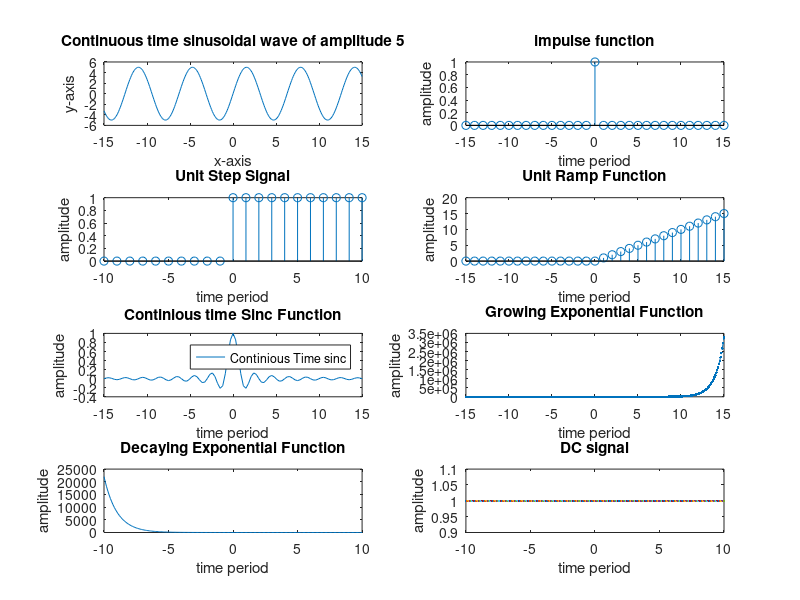

The MATLAB script that drew this image:
%Generate a continuous time sinusoidal wave of amplitude 5.
x=[-15:0.1:15];
y=5*sin(x);
subplot(4,2,1)
plot(x,y);
title('Continuous time sinusoidal wave of amplitude 5');
xlabel('x-axis');
ylabel('y-axis');

%Generate a unit impulse function
time_period = [-15:1:15];
amplitude = [zeros(1,15), ones(1,1), zeros(1,15)];
subplot(4,2,2)
stem(time_period,amplitude);
title('impulse function');
xlabel('time period');
ylabel('amplitude');

%Generate a unit step function.

stepx=[-10:1:10];
stepy= stepx>=0;
subplot(4,2,3)
stem(stepx,stepy);
title('Unit Step Signal');
xlabel('time period');
ylabel('amplitude');

%Generate a unit ramp function.
rampx=[-15:1:15];
rampy= (rampx>=0).*rampx;
subplot(4,2,4)
stem(rampx,rampy);
title('Unit Ramp Function');
xlabel('time period');
ylabel('amplitude')

%Generate a continuous time sinc function
X = [-15:0.3:15];
y = sinc(X);
subplot(4,2,5)
plot(X,y);
title('Continious time Sinc Function');
xlabel('time period');
ylabel('amplitude');
legend('Continious Time sinc');

%Generate a continuous time exponential(growing, decaying, DC signal)

%growing signal
subplot(4,2,6);
x=[-15:0.1:15];
y=exp(x);
plot(x,y,'.-.');
title('Growing Exponential Function');
xlabel('time period');
ylabel('amplitude');

%decaying signal
subplot(4,2,7);
x=[-10:0.1:10];
y=exp(-x);
plot(x,y);
title('Decaying Exponential Function');
xlabel('time period');
ylabel('amplitude');

%DC Signal
subplot(4,2,8);
x=[-10:0.1:10];
y=1;
plot(x,y,'.-.');
title('DC signal');
xlabel('time period');
ylabel('amplitude');